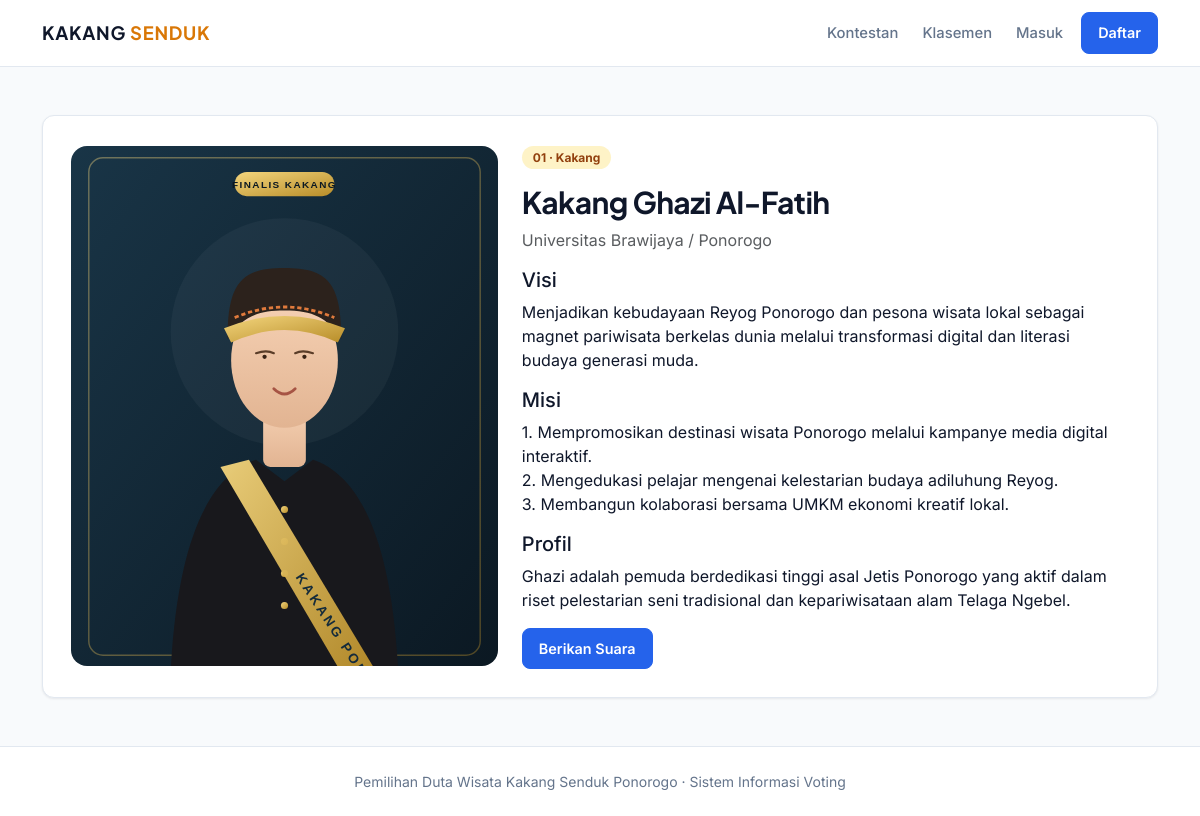
Page /pages/detail-kontestan.php?id=1 on the committed database.
### tables this page shows
CREATE TABLE IF NOT EXISTS kontestan (
  id INT UNSIGNED AUTO_INCREMENT PRIMARY KEY,
  nomor_peserta VARCHAR(10) NOT NULL,
  nama VARCHAR(100) NOT NULL,
  kategori ENUM('Kakang','Senduk') NOT NULL,
  foto VARCHAR(255) NULL,
  asal_instansi VARCHAR(150) NULL,
  ttl VARCHAR(100) NULL,
  visi TEXT NULL,
  misi TEXT NULL,
  prestasi TEXT NULL,
  deskripsi TEXT NULL,
  UNIQUE KEY uq_nomor_kategori (nomor_peserta, kategori)
);

### config/fungsi.php (called while the page is built, shortened)
<?php
function e($value): string { return htmlspecialchars((string)$value, ENT_QUOTES, 'UTF-8'); }
function base_url(string $path = ''): string {
    $base = rtrim(dirname(dirname($_SERVER['SCRIPT_NAME'] ?? '/')), '/\\');
    if ($base === '') $base = '';
    return $base . '/' . ltrim($path, '/');
}

### pages/detail-kontestan.php (the view)
<?php
require_once __DIR__.'/../config/fungsi.php';$q=$pdo->prepare('SELECT * FROM kontestan WHERE id=?');$q->execute([(int)($_GET['id']??0)]);$k=$q->fetch();if(!$k){http_response_code(404);exit('Kontestan tidak ditemukan');}$page_title=$k['nama'];require __DIR__.'/../includes/header.php';?>
<div class="panel"><div class="row g-4 align-items-center"><div class="col-md-5"><img class="w-100 rounded-4" style="max-height:520px;object-fit:cover" src="<?= e(base_url($k['foto']?:'assets/img/placeholder.svg')) ?>"></div><div class="col-md-7"><span class="candidate-number"><?= e($k['nomor_peserta']) ?> · <?= e($k['kategori']) ?></span><h1 class="section-title mt-3"><?= e($k['nama']) ?></h1><p class="text-muted"><?= e($k['asal_instansi']) ?></p><h5>Visi</h5><p><?= nl2br(e($k['visi'])) ?></p><h5>Misi</h5><p><?= nl2br(e($k['misi'])) ?></p><h5>Profil</h5><p><?= nl2br(e($k['deskripsi'])) ?></p><a class="btn btn-gold" href="voting.php">Berikan Suara</a></div></div></div>
<?php require __DIR__.'/../includes/footer.php'; ?>

### assets/css/style.css (style rules this page uses)
:root { --bg-page: #F8FAFC; --surface: #FFFFFF; --surface-subtle: #F1F5F9; --text-main: #0F172A; --text-muted: #64748B; --border-subtle: #E2E8F0; --primary: #2563EB; --primary-hover: #1D4ED8; --accent-gold: #D97706; --accent-gold-soft: #FEF3C7; --radius-sm: 8px; --radius-md: 12px; --radius-lg: 16px; --shadow-sm: 0 1px 3px rgba(15, 23, 42, 0.05), 0 1px 2px rgba(15, 23, 42, 0.03); --shadow-md: 0 8px 24px rgba(15, 23, 42, 0.06); }
*, *::before, *::after { box-sizing: border-box; }
body { font-family: 'Inter', -apple-system, BlinkMacSystemFont, sans-serif; background-color: var(--bg-page); color: var(--text-main); min-height: 100vh; display: flex; flex-direction: column; -webkit-font-smoothing: antialiased; }
h1, h2, h3, h4, .navbar-brand, .section-title, .stat-number { font-family: 'Plus Jakarta Sans', sans-serif; letter-spacing: -0.02em; }
.btn { border-radius: var(--radius-sm); font-weight: 600; font-size: 0.9rem; padding: 9px 16px; transition: all 0.15s ease; }
.btn-primary, .btn-gold { background-color: var(--primary); border-color: var(--primary); color: #FFFFFF; }
.section-title { font-weight: 700; font-size: clamp(1.5rem, 2.5vw, 2rem); color: var(--text-main); }
.panel, .candidate-card, .stat-card { background-color: var(--surface); border: 1px solid var(--border-subtle); border-radius: var(--radius-md); box-shadow: var(--shadow-sm); }
.panel { padding: 28px; }
.candidate-number { background-color: var(--accent-gold-soft); color: #92400E; border-radius: 999px; padding: 4px 11px; font-weight: 700; font-size: 0.75rem; }

### rows in the picture
kontestan: foto (picture), nomor_peserta "01", kategori "Kakang", nama "Kakang Ghazi Al-Fatih", asal_instansi "Universitas Brawijaya / Ponorogo", visi "Menjadikan kebudayaan Reyog Ponorogo dan pesona wisata lokal sebagai magnet pariwisata berkelas dunia melalui transformasi digital dan literasi budaya generasi muda.", misi "1. Mempromosikan destinasi wisata Ponorogo melalui kampanye media digital interaktif. 2. Mengedukasi pelajar mengenai kelestarian budaya adiluhung Reyog. 3. Membangun kolaborasi bersama UMKM ekonomi kreatif lokal.", deskripsi "Ghazi adalah pemuda berdedikasi tinggi asal Jetis Ponorogo yang aktif dalam riset pelestarian seni tradisional dan kepariwisataan alam Telaga Ngebel."
